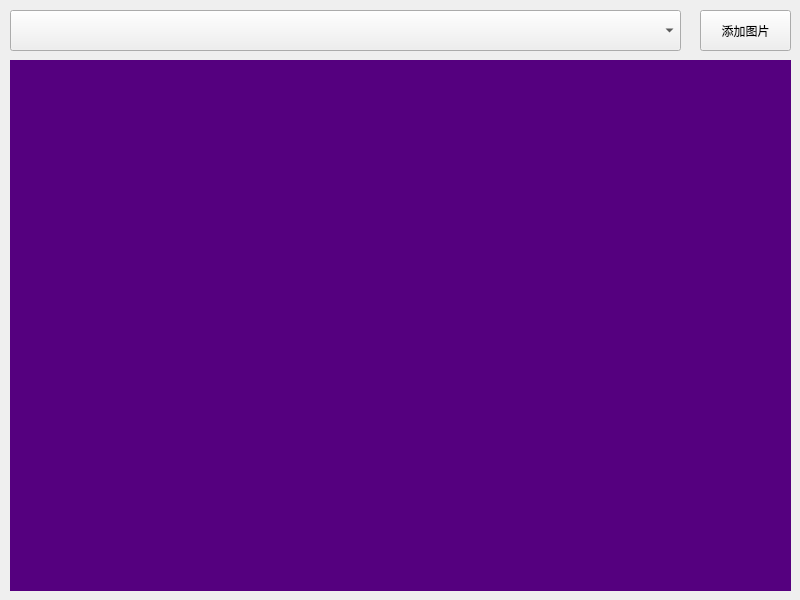
<?xml version="1.0" encoding="UTF-8"?>
<ui version="4.0">
 <class>ShowPic</class>
 <widget class="QWidget" name="ShowPic">
  <property name="geometry">
   <rect>
    <x>0</x>
    <y>0</y>
    <width>800</width>
    <height>600</height>
   </rect>
  </property>
  <property name="windowTitle">
   <string>ShowPic</string>
  </property>
  <widget class="QComboBox" name="comboBox">
   <property name="geometry">
    <rect>
     <x>10</x>
     <y>10</y>
     <width>671</width>
     <height>41</height>
    </rect>
   </property>
  </widget>
  <widget class="QPushButton" name="pushButton">
   <property name="geometry">
    <rect>
     <x>700</x>
     <y>10</y>
     <width>91</width>
     <height>41</height>
    </rect>
   </property>
   <property name="text">
    <string>添加图片</string>
   </property>
  </widget>
  <widget class="QLabel" name="label">
   <property name="geometry">
    <rect>
     <x>10</x>
     <y>60</y>
     <width>781</width>
     <height>531</height>
    </rect>
   </property>
   <property name="styleSheet">
    <string notr="true">background-color: rgb(85, 0, 127)</string>
   </property>
   <property name="text">
    <string/>
   </property>
  </widget>
 </widget>
 <resources/>
 <connections/>
</ui>
